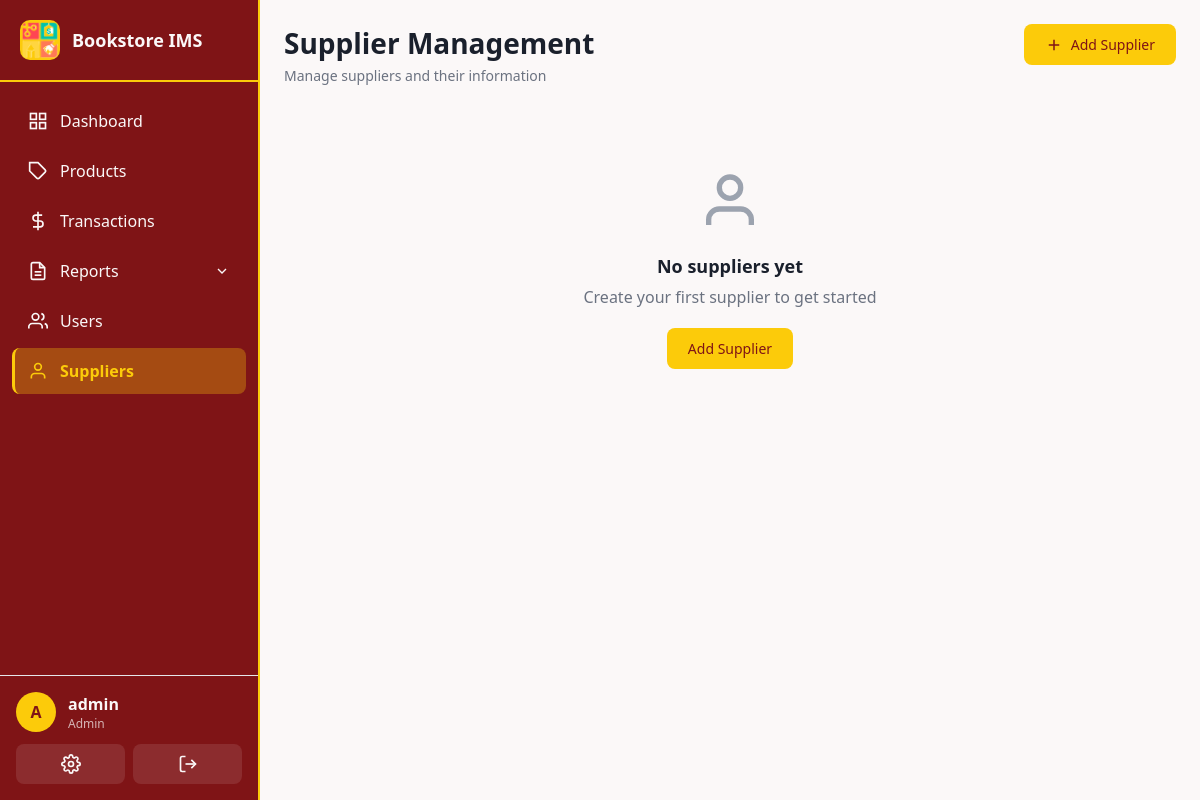
/suppliers/ (signed in), run on an earlier commit of the app's database.
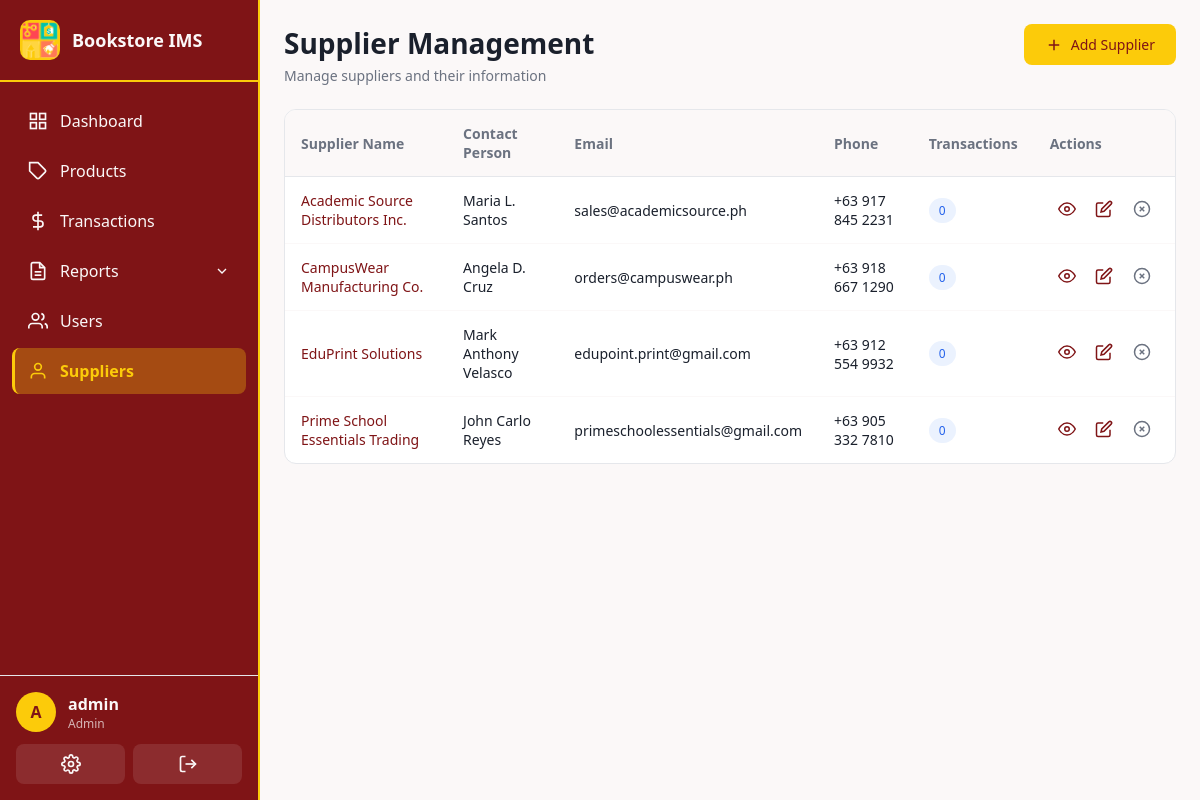
And on a later commit of the database.
### app/models.py (models this page shows, shortened)
class User(UserMixin, db.Model):
    __tablename__ = 'users'
    id = db.Column(db.Integer, primary_key=True)
    username = db.Column(db.String(80), unique=True, nullable=False, index=True)
    email = db.Column(db.String(120), unique=True, nullable=False)
    password_hash = db.Column(db.String(256), nullable=False)
    role = db.Column(db.String(20), nullable=False, default=Role.STAFF)
    is_active = db.Column(db.Boolean, default=True)
    created_at = db.Column(db.DateTime, default=datetime.utcnow)
    last_login = db.Column(db.DateTime)
    transactions = db.relationship('Transaction', backref='user', lazy='dynamic')
    audit_logs = db.relationship('AuditLog', backref='user', lazy='dynamic')
    def is_admin(self):
        return self.role == Role.ADMIN

class Supplier(db.Model):
    __tablename__ = 'suppliers'
    id = db.Column(db.Integer, primary_key=True)
    name = db.Column(db.String(200), unique=True, nullable=False)
    contact_person = db.Column(db.String(100))
    email = db.Column(db.String(120))
    phone = db.Column(db.String(20))
    address = db.Column(db.Text)
    notes = db.Column(db.Text)
    is_active = db.Column(db.Boolean, default=True)
    created_at = db.Column(db.DateTime, default=datetime.utcnow)
    updated_at = db.Column(db.DateTime, default=datetime.utcnow, onupdate=datetime.utcnow)
    transactions = db.relationship('Transaction', backref='supplier', lazy='dynamic')

### app/routes/suppliers.py (the view)
@suppliers_bp.route('/')
@login_required
@admin_required
def list_suppliers():
    suppliers = Supplier.query.filter_by(is_active=True).order_by(Supplier.name).all()
    return render_template('suppliers/list.html', suppliers=suppliers)

### app/__init__.py (called while the page is built)
@login_manager.user_loader
def load_user(user_id):
    return db.session.get(User, int(user_id))

### app/templates/suppliers/list.html (shortened to what this page needs)
{% extends "base.html" %}
{% block content %}
<div class="page-header">
  <div class="page-header-left">
    <h1>Supplier Management</h1>
    <p class="page-subtitle">Manage suppliers and their information</p>
  </div>
  <div class="page-header-right">
    <a href="{{ url_for('suppliers.add_supplier') }}" class="btn btn-primary">
      <svg viewBox="0 0 24 24" fill="none" stroke="currentColor" stroke-width="2">
        <line x1="12" y1="5" x2="12" y2="19"></line>
        <line x1="5" y1="12" x2="19" y2="12"></line>
      </svg>
      Add Supplier
    </a>
  </div>
</div>
{% if not suppliers %}
<div class="empty-state">
  <svg viewBox="0 0 24 24" fill="none" stroke="currentColor" stroke-width="2">
    <path d="M20 21v-2a4 4 0 0 0-4-4H8a4 4 0 0 0-4 4v2"></path>
    <circle cx="12" cy="7" r="4"></circle>
  </svg>
  <h3>No suppliers yet</h3>
  <p>Create your first supplier to get started</p>
  <a href="{{ url_for('suppliers.add_supplier') }}" class="btn btn-primary">Add Supplier</a>
</div>
{% else %}
<div class="table-card">
  <table class="data-table">
    <thead>
      <tr>
        <th>Supplier Name</th>
        <th>Contact Person</th>
        <th>Email</th>
        <th>Phone</th>
        <th>Transactions</th>
        <th>Actions</th>
      </tr>
    </thead>
    <tbody>
      {% for supplier in suppliers %}
      <tr>
        <td>
          <a href="{{ url_for('suppliers.view_supplier', id=supplier.id) }}" class="link-primary">
            {{ supplier.name }}
          </a>
        </td>
        <td>{{ supplier.contact_person or '-' }}</td>
        <td>{{ supplier.email or '-' }}</td>
        <td>{{ supplier.phone or '-' }}</td>
        <td>
          <span class="badge badge-info">{{ supplier.transactions.count() }}</span>
        </td>
        <td class="actions-cell">
          <a href="{{ url_for('suppliers.view_supplier', id=supplier.id) }}" class="btn-icon" title="View">
            <svg viewBox="0 0 24 24" fill="none" stroke="currentColor" stroke-width="2">
              <path d="M1 12s4-8 11-8 11 8 11 8-4 8-11 8-11-8-11-8z"></path>
              <circle cx="12" cy="12" r="3"></circle>
            </svg>
          </a>
          <a href="{{ url_for('suppliers.edit_supplier', id=supplier.id) }}" class="btn-icon" title="Edit">
            <svg viewBox="0 0 24 24" fill="none" stroke="currentColor" stroke-width="2">
              <path d="M11 4H4a2 2 0 0 0-2 2v14a2 2 0 0 0 2 2h14a2 2 0 0 0 2-2v-7"></path>
              <path d="M18.5 2.5a2.121 2.121 0 0 1 3 3L12 15l-4 1 1-4 9.5-9.5z"></path>
            </svg>
          </a>
          <form method="POST" action="{{ url_for('suppliers.delete_supplier', id=supplier.id) }}" style="display: inline;"
                onsubmit="return confirm('Are you sure you want to deactivate this supplier?')">
            <button type="submit" class="btn-icon danger" title="Deactivate">
              <svg viewBox="0 0 24 24" fill="none" stroke="currentColor" stroke-width="2">
                <circle cx="12" cy="12" r="10"></circle>
                <line x1="15" y1="9" x2="9" y2="15"></line>
                <line x1="9" y1="9" x2="15" y2="15"></line>
              </svg>
            </button>
          </form>
        </td>
      </tr>
      {% endfor %}
    </tbody>
  </table>
</div>
{% endif %}
{% endblock %}

### app/templates/base.html (shortened to what this page needs)
<!doctype html>
<html>
  <head>
    <link rel="stylesheet" href="{{ url_for('static', filename='css/main.css') }}">
  </head>
  <body class="{% block body_class %}{% endblock %}">
    {% if current_user.is_authenticated %}
    <nav class="sidebar">
      <div class="sidebar-header">
        <div class="sidebar-logo">
          <img src="{{ url_for('static', filename='images/bookstore-logo.png') }}" alt="Bookstore Logo" style="width: 100%; height: 100%; object-fit: contain;">
        </div>
        <span class="sidebar-title">Bookstore IMS</span>
      </div>
      <ul class="sidebar-menu">
        <li class="{% if request.endpoint == 'main.dashboard' %}active{% endif %}">
          <a href="{{ url_for('main.dashboard') }}">
            <svg viewBox="0 0 24 24" fill="none" stroke="currentColor" stroke-width="2">
              <rect x="3" y="3" width="7" height="7"></rect>
              <rect x="14" y="3" width="7" height="7"></rect>
              <rect x="14" y="14" width="7" height="7"></rect>
              <rect x="3" y="14" width="7" height="7"></rect>
            </svg>
            <span>Dashboard</span>
          </a>
        </li>
        <li class="{% if 'products' in request.endpoint %}active{% endif %}">
          <a href="{{ url_for('products.list_products') }}">
            <svg viewBox="0 0 24 24" fill="none" stroke="currentColor" stroke-width="2">
              <path d="M20.59 13.41l-7.17 7.17a2 2 0 0 1-2.83 0L2 12V2h10l8.59 8.59a2 2 0 0 1 0 2.82z"></path>
              <line x1="7" y1="7" x2="7.01" y2="7"></line>
            </svg>
            <span>Products</span>
          </a>
        </li>
        <li class="{% if 'transactions' in request.endpoint %}active{% endif %}">
          <a href="{{ url_for('transactions.list_transactions') }}">
            <svg viewBox="0 0 24 24" fill="none" stroke="currentColor" stroke-width="2">
              <line x1="12" y1="1" x2="12" y2="23"></line>
              <path d="M17 5H9.5a3.5 3.5 0 0 0 0 7h5a3.5 3.5 0 0 1 0 7H6"></path>
            </svg>
            <span>Transactions</span>
          </a>
        </li>
        <li class="submenu-trigger {% if 'reports' in request.endpoint %}active{% endif %}">
          <a href="#">
            <svg viewBox="0 0 24 24" fill="none" stroke="currentColor" stroke-width="2">
              <path d="M14 2H6a2 2 0 0 0-2 2v16a2 2 0 0 0 2 2h12a2 2 0 0 0 2-2V8z"></path>
              <polyline points="14 2 14 8 20 8"></polyline>
              <line x1="16" y1="13" x2="8" y2="13"></line>
              <line x1="16" y1="17" x2="8" y2="17"></line>
            </svg>
            <span>Reports</span>
            <svg class="submenu-arrow" viewBox="0 0 24 24" fill="none" stroke="currentColor" stroke-width="2">
              <polyline points="6 9 12 15 18 9"></polyline>
            </svg>
          </a>
        </li>
        {% if current_user.is_admin() %}
        <li class="{% if 'users' in request.endpoint and request.endpoint != 'users.profile' %}active{% endif %}">
          <a href="{{ url_for('users.list_users') }}">
            <svg viewBox="0 0 24 24" fill="none" stroke="currentColor" stroke-width="2">
              <path d="M17 21v-2a4 4 0 0 0-4-4H5a4 4 0 0 0-4 4v2"></path>
              <circle cx="9" cy="7" r="4"></circle>
              <path d="M23 21v-2a4 4 0 0 0-3-3.87"></path>
              <path d="M16 3.13a4 4 0 0 1 0 7.75"></path>
            </svg>
            <span>Users</span>
          </a>
        </li>
        <li class="{% if 'suppliers' in request.endpoint %}active{% endif %}">
          <a href="{{ url_for('suppliers.list_suppliers') }}">
            <svg viewBox="0 0 24 24" fill="none" stroke="currentColor" stroke-width="2">
              <path d="M20 21v-2a4 4 0 0 0-4-4H8a4 4 0 0 0-4 4v2"></path>
              <circle cx="12" cy="7" r="4"></circle>
            </svg>
            <span>Suppliers</span>
          </a>
        </li>
        {% endif %}
      </ul>
      <div class="sidebar-footer">
        <div class="user-info">
          <div class="user-avatar">{{ current_user.username[0].upper() }}</div>
          <div class="user-details">
            <span class="user-name">{{ current_user.username }}</span>
            <span class="user-role">{{ current_user.role.title() }}</span>
          </div>
        </div>
        <div class="sidebar-actions">
          <a href="{{ url_for('users.profile') }}" class="action-btn" title="Profile">
          </a>
          <a href="{{ url_for('auth.logout') }}" class="action-btn" title="Logout">
            <svg viewBox="0 0 24 24" fill="none" stroke="currentColor" stroke-width="2">
              <path d="M9 21H5a2 2 0 0 1-2-2V5a2 2 0 0 1 2-2h4"></path>
              <polyline points="16 17 21 12 16 7"></polyline>
              <line x1="21" y1="12" x2="9" y2="12"></line>
            </svg>
          </a>
        </div>
      </div>
    </nav>
    <main class="main-content">
      {% block content %}{% endblock %}
    </main>
    {% else %}
    {% block content_public %}{% endblock %}
    {% endif %}
  </body>
</html>

What changed in the data, as far as the page shows it:
added Supplier: name "Academic Source Distributors Inc.", contact_person "Maria L. Santos", email "sales@academicsource.ph", phone "+63 917 845 2231", transactions.count "0"
added Supplier: name "CampusWear Manufacturing Co.", contact_person "Angela D. Cruz", email "orders@campuswear.ph", phone "+63 918 667 1290", transactions.count "0"
added Supplier: name "EduPrint Solutions", contact_person "Mark Anthony Velasco", email "edupoint.print@gmail.com", phone "+63 912 554 9932", transactions.count "0"
added Supplier: name "Prime School Essentials Trading", contact_person "John Carlo Reyes", email "primeschoolessentials@gmail.com", phone "+63 905 332 7810", transactions.count "0"
Also different on the page:
text no longer shown: "No suppliers yet Create your first supplier to get started Add Supplier"
text now shown: "Supplier Name Contact Person Email Phone Transactions Actions"
